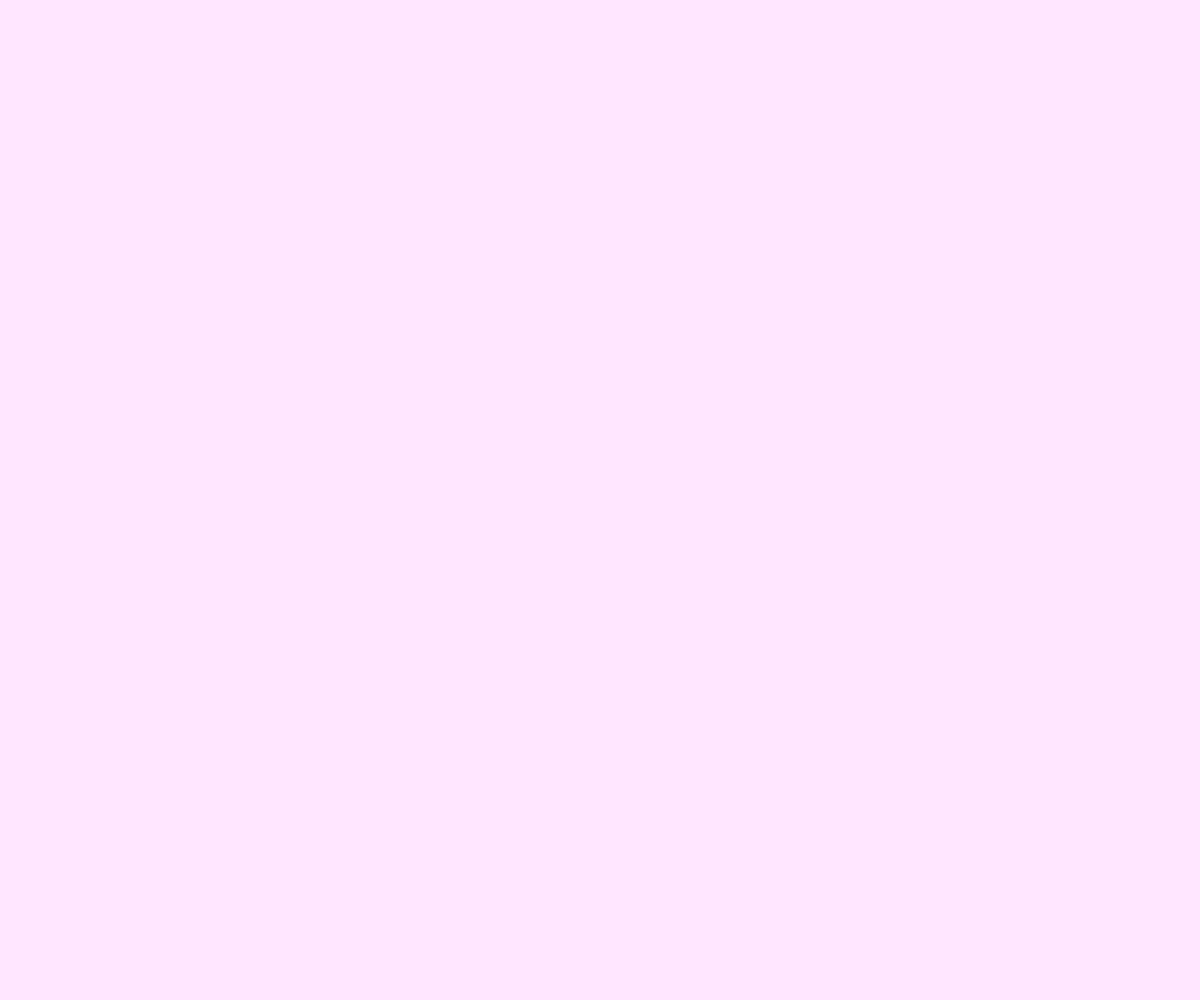
Frame 1 (no input)
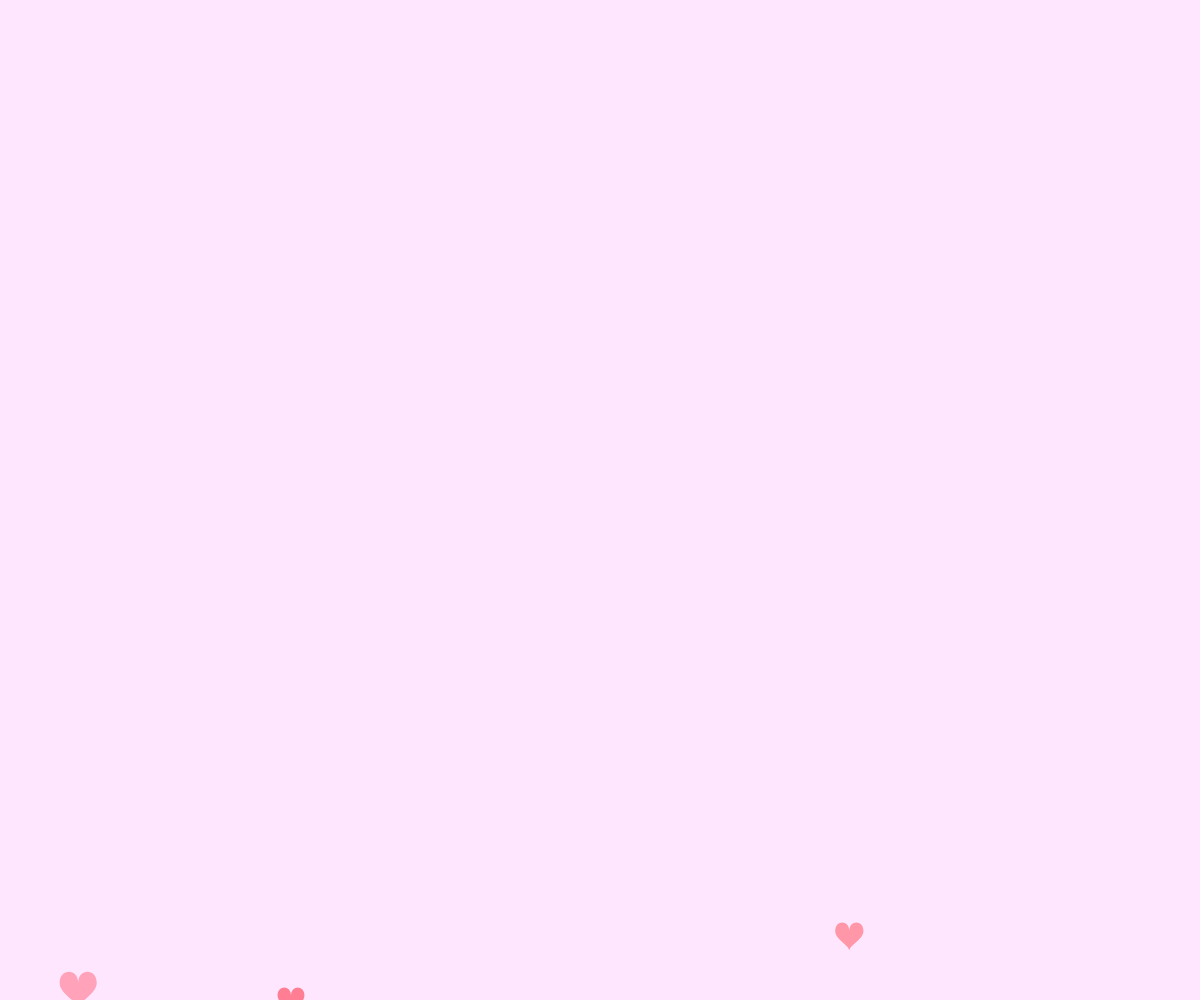
Frame 60 (no input)
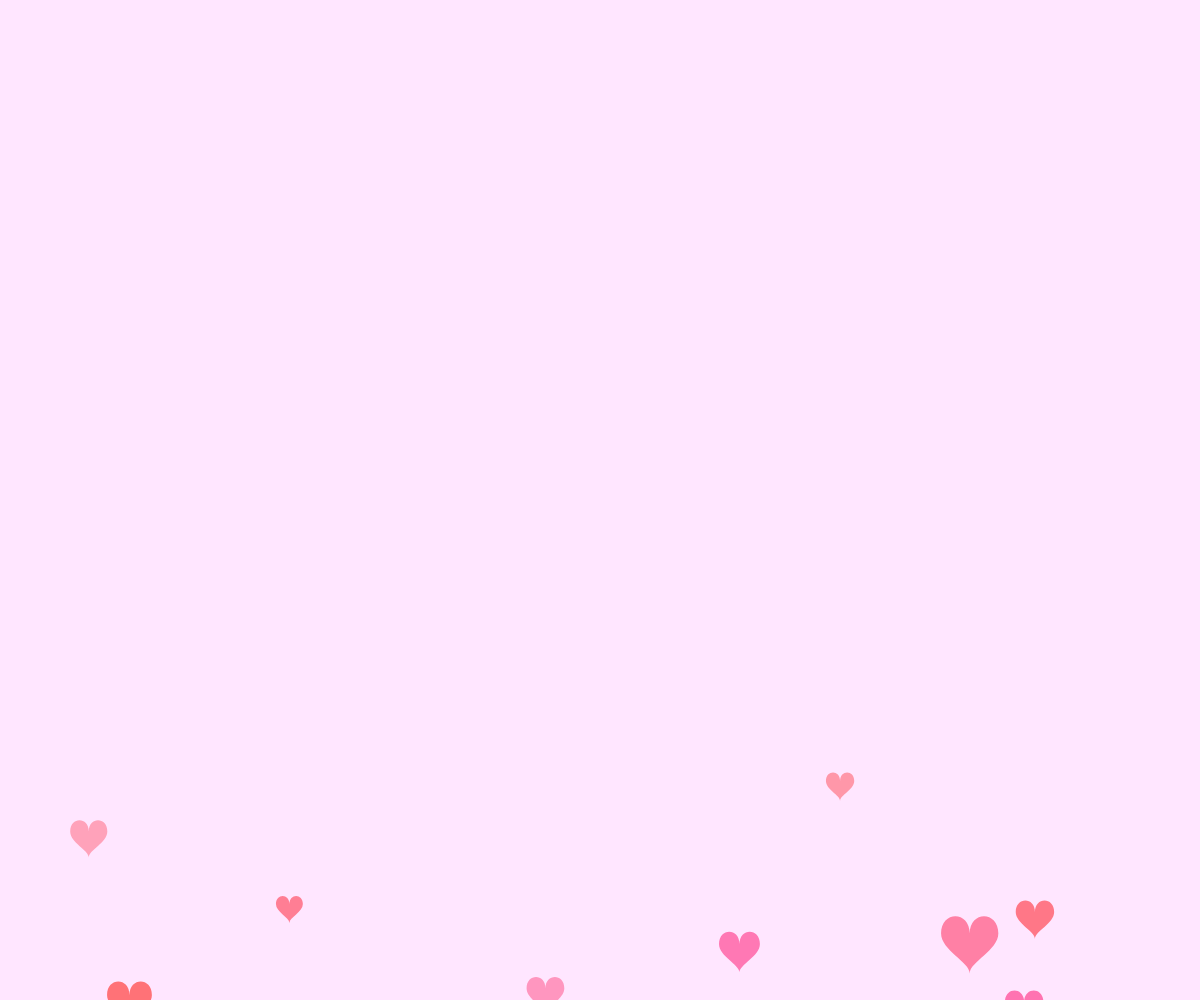
Frame 120 (the mouse pressed at the canvas centre since frame 60)

The p5.js sketch that drew these frames (run headless with seeded random() and noise() and a simulated clock; from frame 60 on, the mouse is pressed at the canvas centre):

// p5.js sketch
// ── sketch.js
let hearts = [];

function setup() {
  createCanvas(windowWidth, windowHeight);
  colorMode(HSB, 360, 100, 100, 100);
  noStroke();
}

function draw() {
  background(300, 10, 100); // Light pink background

  // Add a new heart periodically
  if (frameCount % 10 === 0) {
    hearts.push(new Heart());
  }

  for (let i = hearts.length - 1; i >= 0; i--) {
    let h = hearts[i];
    h.update();
    h.display();
    if (h.isOffScreen()) {
      hearts.splice(i, 1);
    }
  }
}

// Custom heart shape function
function drawHeart(x, y, size) {
  beginShape();
  vertex(x, y + size * 0.3);
  bezierVertex(x, y - size * 0.1, x - size * 0.5, y - size * 0.1, x - size * 0.5, y + size * 0.3);
  bezierVertex(x - size * 0.5, y + size * 0.6, x, y + size * 0.8, x, y + size);
  bezierVertex(x, y + size * 0.8, x + size * 0.5, y + size * 0.6, x + size * 0.5, y + size * 0.3);
  bezierVertex(x + size * 0.5, y - size * 0.1, x, y - size * 0.1, x, y + size * 0.3);
  endShape(CLOSE);
}

class Heart {
  constructor() {
    this.x = random(width);
    this.y = height + 50;
    this.size = random(20, 60);
    this.speedY = random(1, 3);
    this.speedX = random(-0.5, 0.5);
    this.hue = random(330, 360); // Shades of pink and red
    this.alpha = random(50, 90);
  }

  update() {
    this.y -= this.speedY;
    this.x += this.speedX;
  }

  display() {
    fill(this.hue, 60, 100, this.alpha);
    drawHeart(this.x, this.y, this.size);
  }

  isOffScreen() {
    return this.y < -this.size * 2;
  }
}

function windowResized() {
  resizeCanvas(windowWidth, windowHeight);
}
